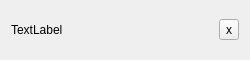
<?xml version="1.0" encoding="UTF-8"?>
<ui version="4.0">
 <class>TagListItem</class>
 <widget class="QWidget" name="Tag">
  <property name="geometry">
   <rect>
    <x>0</x>
    <y>0</y>
    <width>250</width>
    <height>60</height>
   </rect>
  </property>
  <property name="windowTitle">
   <string>Form</string>
  </property>
  <layout class="QHBoxLayout" name="horizontalLayout">
   <item>
    <widget class="QLabel" name="label">
     <property name="text">
      <string>TextLabel</string>
     </property>
    </widget>
   </item>
   <item>
    <spacer name="horizontalSpacer">
     <property name="orientation">
      <enum>Qt::Horizontal</enum>
     </property>
     <property name="sizeHint" stdset="0">
      <size>
       <width>40</width>
       <height>20</height>
      </size>
     </property>
    </spacer>
   </item>
   <item>
    <widget class="QToolButton" name="closeButton">
     <property name="text">
      <string>x</string>
     </property>
    </widget>
   </item>
  </layout>
 </widget>
 <resources/>
 <connections/>
</ui>
